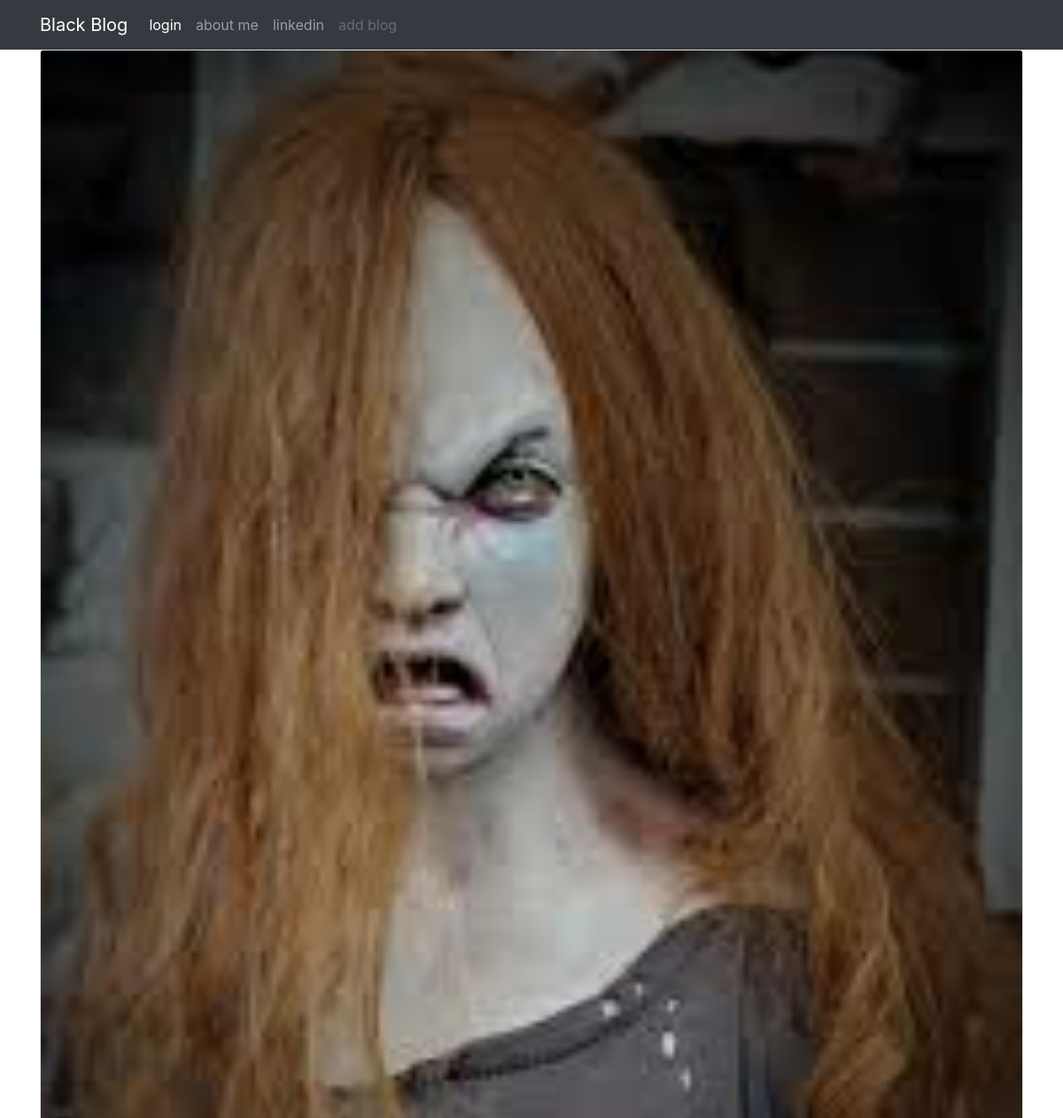
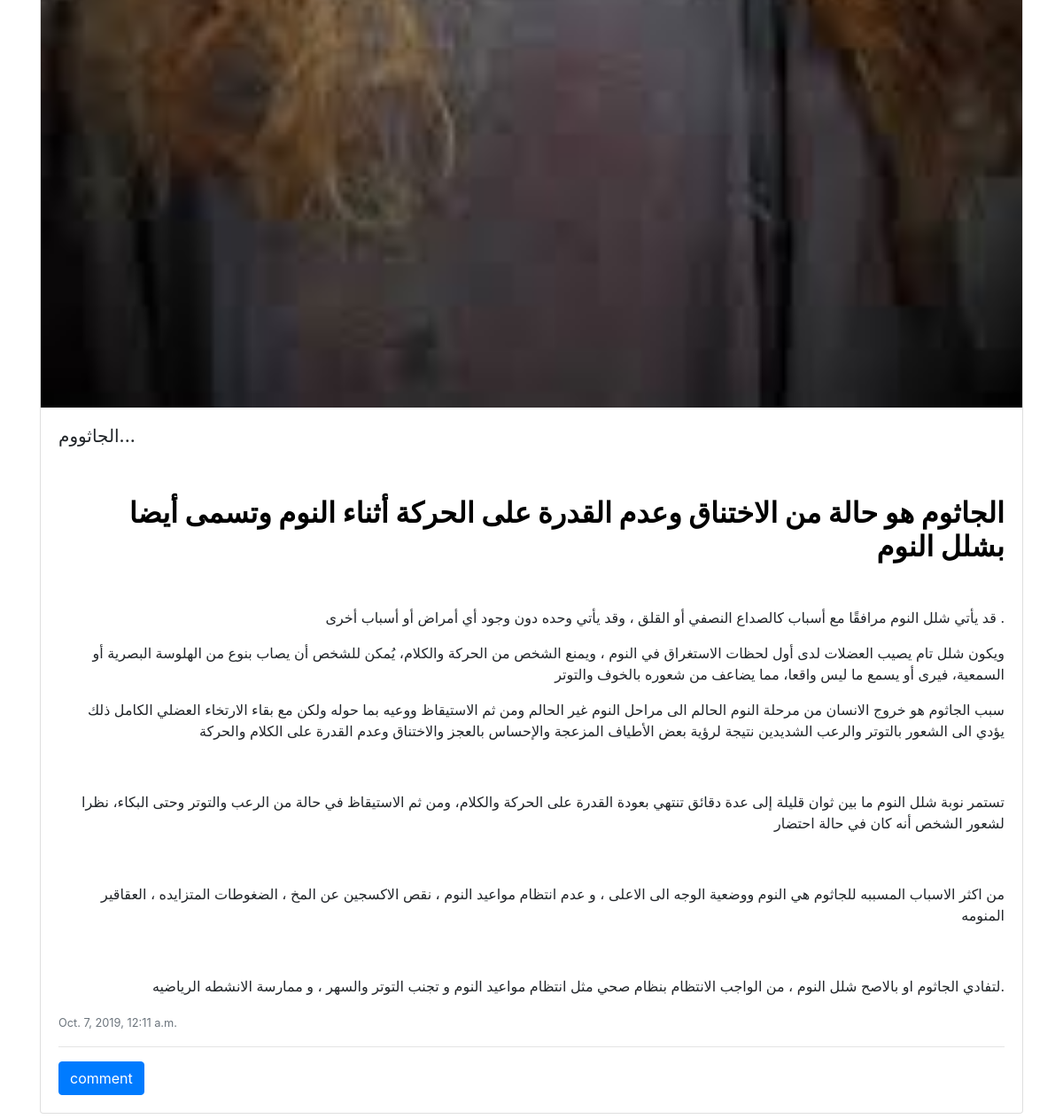
The app's page /5/ with its own data (2 pictures, top to bottom).
### posts/models.py (models this page shows, shortened)
class Post(models.Model):
    user = models.ForeignKey(User, on_delete=models.PROTECT)
    title = models.CharField(max_length=30)
    content = RichTextField()
    image = models.ImageField(blank=True,)
    created = models.DateTimeField(default=timezone.now)
    active = models.BooleanField(default=False)

### posts/views.py (the view)
# urls.py: re_path(r'^(?P<pk>\d+)/$', views.PostDetailView.as_view(), name='post_detail'),
class PostDetailView(DetailView):
    model = Post

### posts/templates/posts/post_detail.html (shortened to what this page needs)
{% extends 'base.html' %}
{% block body%}
<div class="card mb-3">
  <img src="{{ post.image.url }}" class="card-img-top" alt="oh..oh sorry ">
  <div class="card-body">
    <h5 class="card-title">{{ post.title|safe }}</h5>
    <p class="card-text">{{ post.content|safe }}</p>
    <p class="card-text"><small class="text-muted">{{post.created}}</small></p>
      <hr>
    <a class="btn btn-primary" href="{% url 'posts:add_comment' pk=post.pk %}">comment</a>
  </div>
</div>
{% endblock %}

### records on screen
Post: image (picture), title "الجاثووم...", content "الجاثوم هو حالة من الاختناق وعدم القدرة على الحركة أثناء النوم وتسمى أيضا بشلل النوم قد يأتي شلل النوم مرافقًا مع أسباب كالصداع النصفي أو القلق ، وقد يأتي وحده دون وجود أي أمراض أو أسباب أخرى . ويكون شلل تام يصيب العضلات لدى أول لحظات الاستغراق في النوم ، ويمنع الشخص من الحركة والكلام، يُمكن للشخص أن يصاب بنوع من الهلوسة البصرية أو السمعية، فيرى أو يسمع ما ليس واقعا، مما يضاعف من شعوره بالخوف والتوتر سبب الجاثوم هو خروج الانسان من مرحلة النوم الحالم الى مراحل النوم غير الحالم ومن ثم الاستيقاظ ووعيه بما حوله ولكن مع بقاء الارتخاء العضلي الكامل ذلك يؤدي الى الشعور بالتوتر والرعب الشديدين نتيجة لرؤية بعض الأطياف المزعجة والإحساس بالعجز والاختناق وعدم القدرة على الكلام والحركة تستمر نوبة شلل…", created "Oct. 7, 2019, 12:11 a.m."
